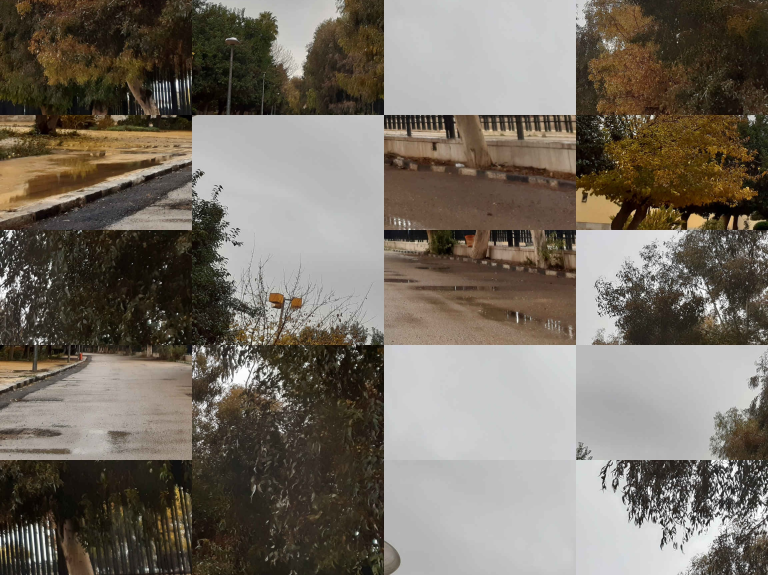
#> input picture images/uni-1_05x04_shuffled_948135.jpg, 2304 x 1725 px (shown at 1/3 size)
$ jupyter execute 'rami - detect grid shape.ipynb'
#> lines starting #> are read from the running program, lines starting #| are printed output that depends on the picture
[cell 1]
import cv2 as cv

import numpy as np
import pandas as pd

import matplotlib.pyplot as plt
import matplotlib.collections as mc
import matplotlib.patches as mp

from copy import deepcopy
from dataclasses import dataclass
from enum import Enum
from functools import total_ordering
from numpy.random import default_rng
from queue import Queue, PriorityQueue

from typing import *
from numpy.typing import NDArray

rng = default_rng(5843)

## Utilities

[cell 2]
def fix_color(src: NDArray) -> NDArray:
    return cv.cvtColor(src, cv.COLOR_BGR2RGB)

[cell 3]
def plot_image(
        img: NDArray, cmap: str | None = None, *,
        title: str | None = None, format: int = cv.COLOR_BGR2RGB
    ):

    ax: plt.Axes
    _, ax = plt.subplots(dpi=140)

    ax.set(xticks=[], yticks=[])

    if title is not None:
        ax.set_title(title)

    if cmap is None:
        ax.imshow(cv.cvtColor(img, format))
    else:
        ax.imshow(img, cmap, vmin=0, vmax=255)

[cell 4]
def plot_images(images: Sequence[tuple[str, NDArray] | None], columns: int = 3, *,
                cmap: str | None = None, title: str | None = None, format = cv.COLOR_BGR2RGB,
                cell_size: tuple[float, float]=(4., 3.), dpi=120) -> None:

    images = list(images)
    rows = (len(images) + columns) // columns
    fig, axs = plt.subplots(rows, columns, figsize=(columns * cell_size[0], rows * cell_size[1]),
                            layout='constrained', dpi=dpi)

    if title is not None:
        fig.suptitle(title)

    ax: plt.Axes
    for ax in axs.flat:
        ax.set_visible(False)

    for i, entry in enumerate(images):
        if entry is None: continue
        subtitle, img = entry

        ax: plt.Axes = axs.flat[i]
        ax.set(xticks=[], yticks=[], title=subtitle, visible=True)
        if img.shape.count == 2:
            ax.imshow(img, cmap=cmap, vmin=0, vmax=255)
        else:
            ax.imshow(cv.cvtColor(img, format))

## Detect Grid Shape

[cell 5]
image_name = 'uni-1_05x04_shuffled_948135.jpg'
image = cv.imread('../images/' + image_name)
#> image is the input picture: shape (1725, 2304, 3); mean B, G, R 98.8, 109.4, 117.1
plot_image(image, title=image_name)

[cell 6]
image_gray = cv.cvtColor(image, cv.COLOR_BGR2GRAY)
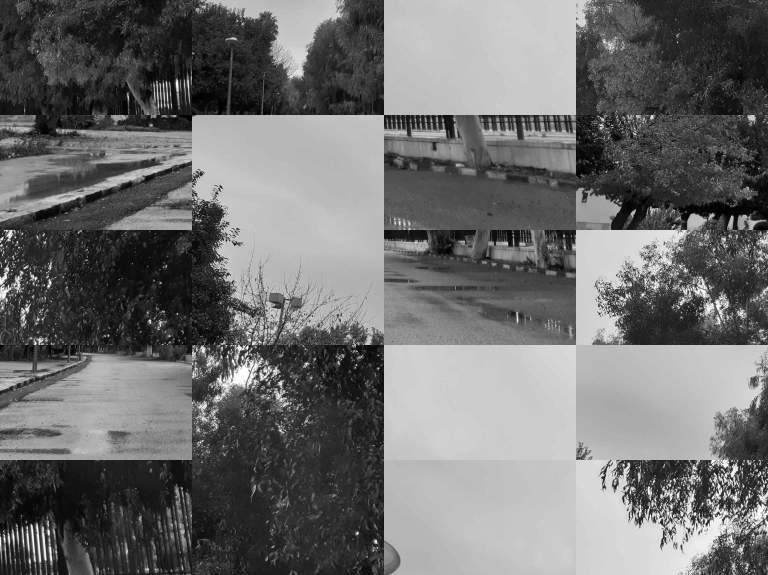
#> image_gray: shape (1725, 2304) (shown at 1/3 size); min 0, max 255, mean 110.5
plot_image(image_gray, 'gray', title=f'{image_name} in Grayscale')

[cell 7]
sobel_horizontal = cv.Sobel(image_gray, cv.CV_32F, 1, 0)
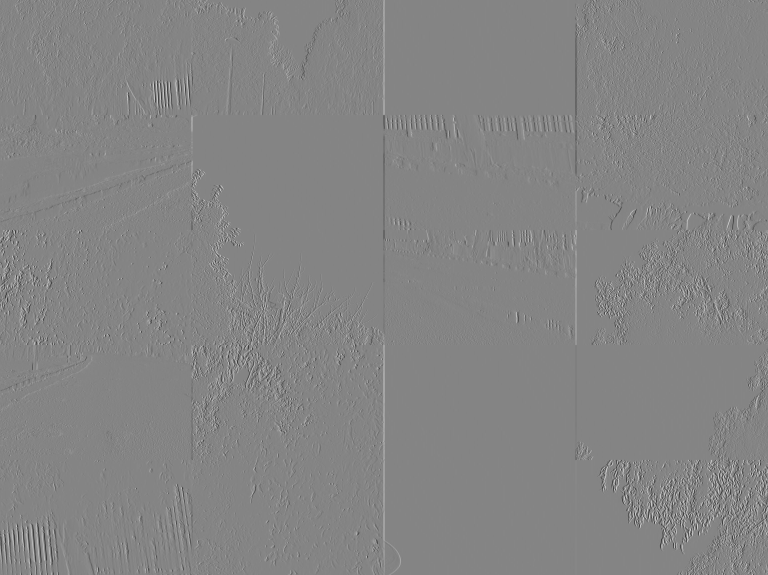
#> sobel_horizontal: shape (1725, 2304) float32 (shown at 1/3 size); min -967, max 888, mean 0; drawn with min black and max white
plot_image(np.abs(sobel_horizontal), 'magma', title=f'Horizontal Sobel of {image_name}')
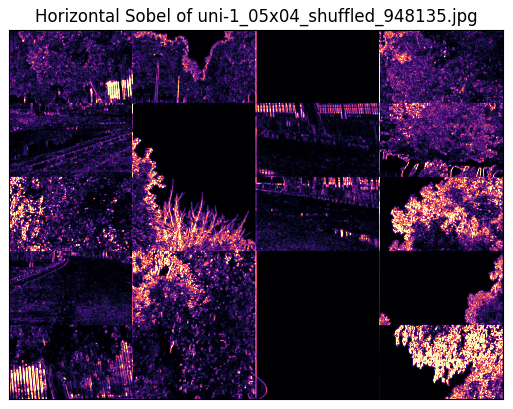
#> figure drawn by matplotlib, 1 panel

[cell 8]
sobel_vertical = cv.Sobel(image_gray, cv.CV_32F, 0, 1)
plot_image(np.abs(sobel_vertical), 'magma', title=f'Vertical Sobel of {image_name}')
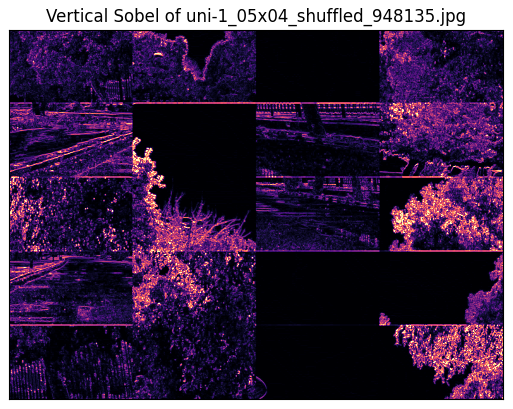
#> figure drawn by matplotlib, 1 panel

[cell 9]
def plot(y: NDArray, title: str | None = None):
    fig, ax = plt.subplots(figsize=(18, 5))
    ax: plt.Axes

    length = y.shape[0]
    mean = np.average(y)
    variance = np.average(np.square(mean - y))
    std = np.sqrt(variance)

    ax.set(xlim=[0, length], title=title)

    ax.plot(y, label='y')
    ax.axhline(mean+std*4, c='C4', label=r'$\mu + 4\sigma$')
    ax.axhline(mean+std*2, c='C3', label=r'$\mu + 2\sigma$')
    ax.axhline(mean+std, c='C2', label=r'$\mu + \sigma$')
    ax.axhline(mean, c='C1', label=r'$\mu$')

    ax.grid(ls=':')
    ax.legend()

average_horizontal = np.average(np.abs(sobel_horizontal), axis=0)
#> average_horizontal = 2304 values, max 489.9 at index 1152, min 0 at index 0, mean 38.97
plot(average_horizontal, title=f'Average Horizontal Sobel of {image_name}')
#> in plot, `mean = np.average(y)`: mean = 38.97
#> in plot, `variance = np.average(np.square(mean - y))`: variance = 752.1
#> in plot, `std = np.sqrt(variance)`: std = 27.42
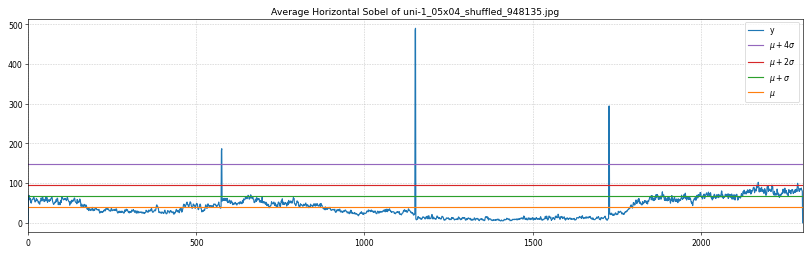
#> figure drawn by matplotlib, 1 panel; curve peaks at x = 1152, y = 489.9

[cell 10]
average_vertical = np.average(np.abs(sobel_vertical), axis=1)
#> average_vertical = 1725 values, max 392.7 at index 345, min 0 at index 0, mean 33.51
plot(average_vertical, title=f'Average Vertical Sobel of {image_name}')
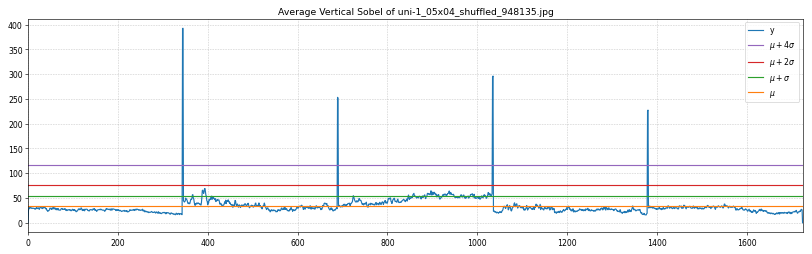
#> figure drawn by matplotlib, 1 panel; curve peaks at x = 345, y = 392.7

[cell 11]
plot(np.diff(average_horizontal), title=f'Derivative of Average Horizontal Sobel of {image_name}')
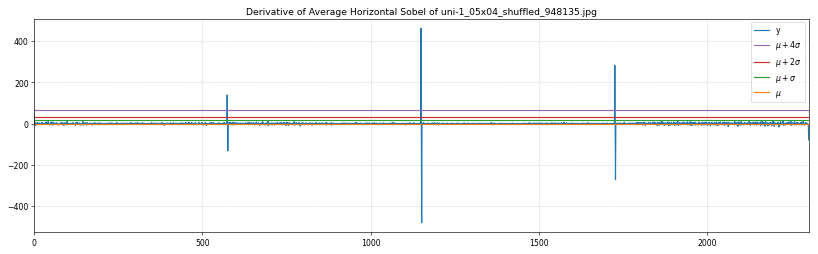
#> figure drawn by matplotlib, 1 panel; curve peaks at x = 1150, y = 462.2

[cell 12]
plot(np.diff(average_vertical), title=f'Derivative of Average Vertical Sobel of {image_name}')
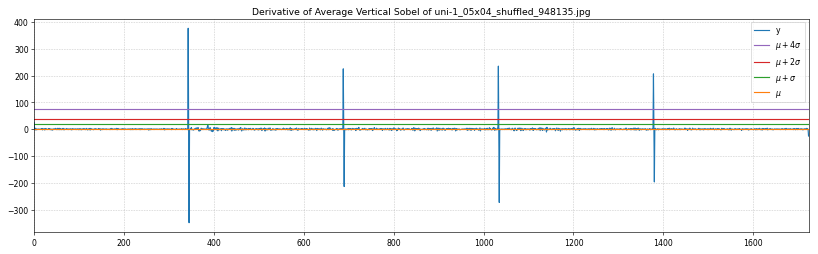
#> figure drawn by matplotlib, 1 panel; curve peaks at x = 343, y = 376

[cell 13]
def calc_std(y: NDArray) -> float:
    mean = np.average(y)
    variance = np.average(np.square(y - mean))
    return np.sqrt(variance)

threshold = 3

edges_horizontal = cv.threshold(
    np.diff(average_horizontal), calc_std(average_horizontal) * threshold,
    1, cv.THRESH_BINARY,
)[1]
#> in calc_std, `mean = np.average(y)`: mean = 38.97
#> in calc_std, `variance = np.average(np.square(y - mean))`: variance = 752.1
#> edges_horizontal = 2303 values, max 1 at index 574, min 0 at index 0, mean 0.0013

edges_vertical = cv.threshold(
    np.diff(average_vertical), calc_std(average_vertical) * threshold,
    1, cv.THRESH_BINARY,
)[1]
#> edges_vertical = 1724 values, max 1 at index 343, min 0 at index 0, mean 0.00232

[cell 14]
longest_gap = 50
edges_horizontal = cv.morphologyEx(edges_horizontal, cv.MORPH_CLOSE, np.ones(longest_gap))
#> edges_horizontal = 2303 values, max 1 at index 575, min 0 at index 0, mean 0.0013
edges_vertical = cv.morphologyEx(edges_vertical, cv.MORPH_CLOSE, np.ones(longest_gap))
#> edges_vertical = 1724 values, max 1 at index 344, min 0 at index 0, mean 0.00232

[cell 15]
def length_encode(seq: NDArray) -> Iterator[tuple[bool, int]]:
    last, counter = next(seq.flat), 1

    for element in seq.flat:
        if last == element:
            counter += 1
        else:
            yield last, counter
            last, counter = element, 1

    yield last, counter


', '.join(map(lambda x: str(x[1]), length_encode(edges_vertical > .5)))
#> Out = '345, 1, 344, 1, 344, 1, 344, 1, 344'

[cell 16]
def get_edge_length(seq: Iterator[tuple[bool, int]]) -> int:
    last_padding = 0
    last_length = -1
    min_length = -1

    for value, length in seq:
        if value and last_length != -1:
            padding = length // 2
            edge_length = last_length + last_padding + padding
            if edge_length < min_length and edge_length > longest_gap:
                min_length = edge_length

            last_padding = length - padding
            last_length = -1

        elif value:
            last_padding = length

        else:
            last_length = length

    if last_length != -1:
        edge_length = last_padding + last_length

        if edge_length < min_length and edge_length > longest_gap:
            min_length = edge_length

    return edge_length


cell_rows = get_edge_length(length_encode(edges_vertical > .5))
#> cell_rows = 345
cell_columns = get_edge_length(length_encode(edges_horizontal > .5))
#> cell_columns = 576

cell_rows, cell_columns
#> Out = (345, 576)

[cell 17]
rows = int(image.shape[0] / cell_rows + .5)
#> rows = 5
columns = int(image.shape[1] / cell_columns + .5)
#> columns = 4

rows, columns
#> Out = (5, 4)

$ run again, with images/uni-1_02x03_shuffled_948135.jpg copied over images/uni-1_05x04_shuffled_948135.jpg
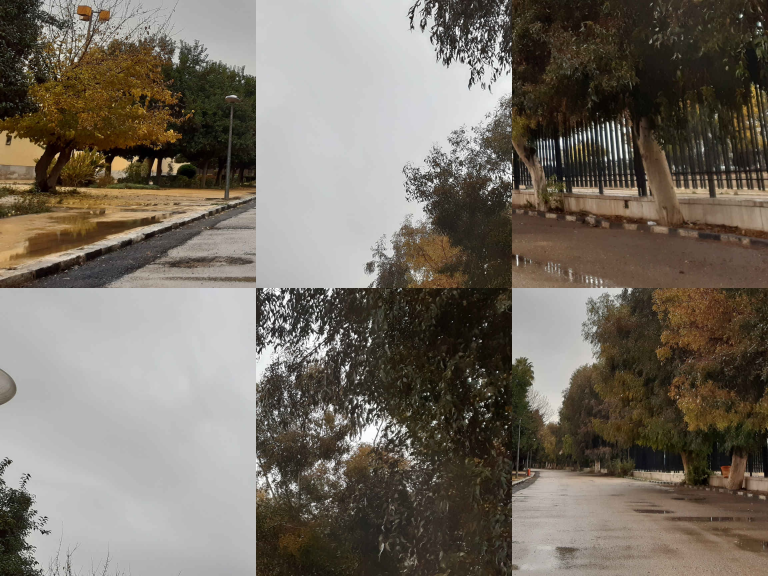
#> input picture images/uni-1_02x03_shuffled_948135.jpg, 2304 x 1728 px (shown at 1/3 size)
#> image is the input picture: shape (1728, 2304, 3); mean B, G, R 98.9, 109.5, 117.2
#> `[cell 8] sobel_vertical = cv.Sobel(image_gray, cv.CV_32F, 0, 1) plot_i..`:
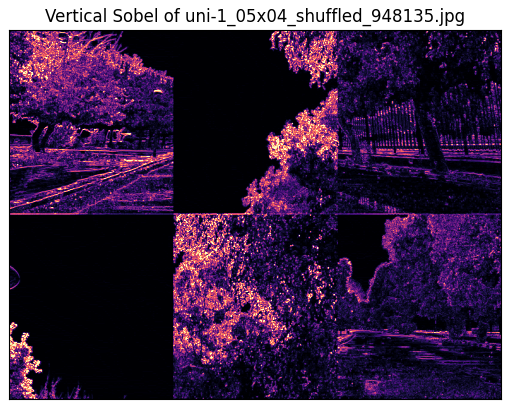
#> figure drawn by matplotlib, 1 panel
#> average_horizontal = 2304 values, max 404.8 at index 767, min 0 at index 0, mean 39.55
#> in plot, `mean = np.average(y)`: mean = 39.55
#> in plot, `variance = np.average(np.square(mean - y))`: variance = 396.1
#> std = 19.9
#> average_vertical = 1728 values, max 264 at index 863, min 0 at index 0, mean 35.27
#> `[cell 12] plot(np.diff(average_vertical), title=f'Derivative of Averag..`:
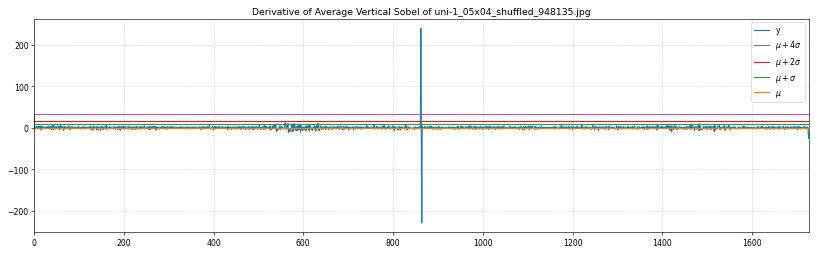
#> figure drawn by matplotlib, 1 panel; curve peaks at x = 862, y = 239.6
#> in calc_std, `mean = np.average(y)`: mean = 39.55
#> in calc_std, `variance = np.average(np.square(y - mean))`: variance = 396.1
#> `edges_horizontal = cv.threshold( np.diff(average_horizontal), calc_std..`: edges_horizontal = 2303 values, max 1 at index 766, min 0 at index 0, mean 0.000868
#> `edges_vertical = cv.threshold( np.diff(average_vertical), calc_std(ave..`: edges_vertical = 1727 values, max 1 at index 862, min 0 at index 0, mean 0.000579
#> `edges_horizontal = cv.morphologyEx(edges_horizontal, cv.MORPH_CLOSE, n..`: edges_horizontal = 2303 values, max 1 at index 767, min 0 at index 0, mean 0.000868
#> `edges_vertical = cv.morphologyEx(edges_vertical, cv.MORPH_CLOSE, np.on..`: edges_vertical = 1727 values, max 1 at index 863, min 0 at index 0, mean 0.000579
#> `', '.join(map(lambda x: str(x[1]), length_encode(edges_vertical > .5)))`: Out = '864, 1, 863'
#> cell_rows = 864
#> cell_columns = 768
#> `cell_rows, cell_columns`: Out = (864, 768)
#> rows = 2
#> columns = 3
#> `rows, columns`: Out = (2, 3)

$ run again, with images/uni-1_03x03_shuffled_948135.jpg copied over images/uni-1_05x04_shuffled_948135.jpg
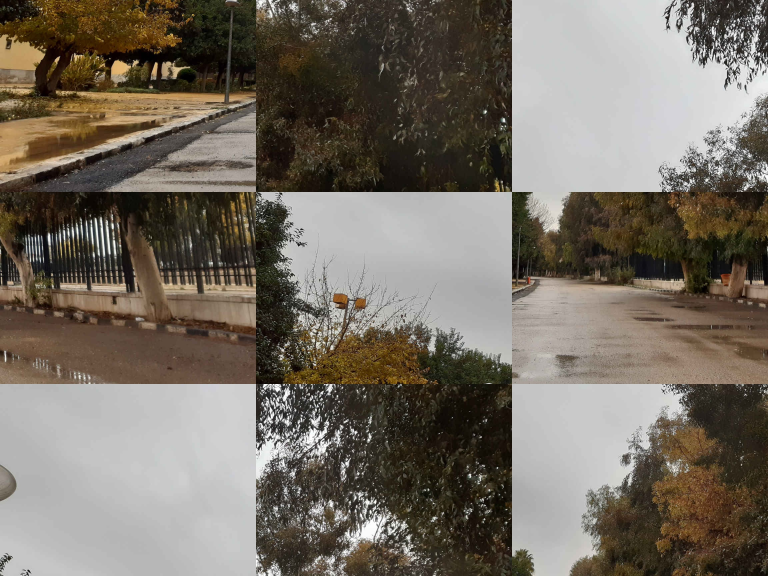
#> input picture images/uni-1_03x03_shuffled_948135.jpg, 2304 x 1728 px (shown at 1/3 size)
#> image is the input picture: shape (1728, 2304, 3); mean B, G, R 98.9, 109.5, 117.2
#> `[cell 8] sobel_vertical = cv.Sobel(image_gray, cv.CV_32F, 0, 1) plot_i..`:
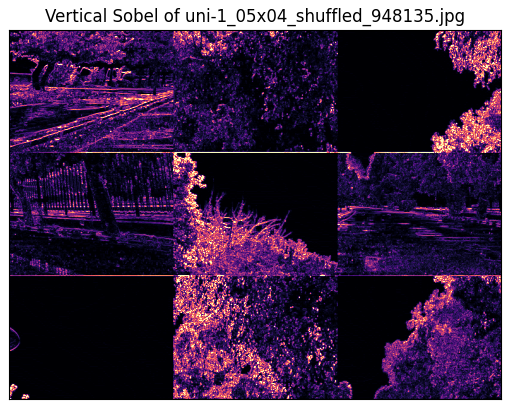
#> figure drawn by matplotlib, 1 panel
#> average_horizontal = 2304 values, max 539.9 at index 1536, min 0 at index 0, mean 39.67
#> in plot, `mean = np.average(y)`: mean = 39.67
#> in plot, `variance = np.average(np.square(mean - y))`: variance = 836
#> std = 28.91
#> average_vertical = 1728 values, max 450.6 at index 576, min 0 at index 0, mean 35.74
#> `[cell 12] plot(np.diff(average_vertical), title=f'Derivative of Averag..`:
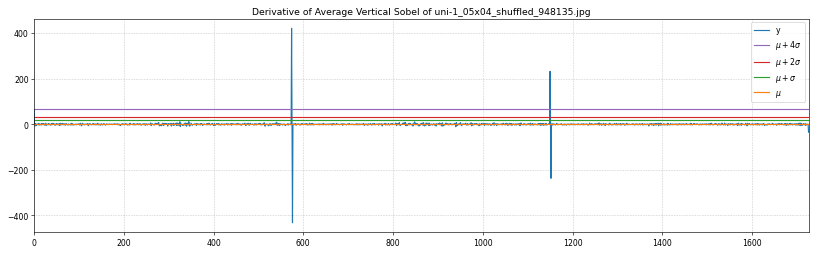
#> figure drawn by matplotlib, 1 panel; curve peaks at x = 574, y = 421.4
#> in calc_std, `mean = np.average(y)`: mean = 39.67
#> in calc_std, `variance = np.average(np.square(y - mean))`: variance = 836
#> `edges_horizontal = cv.threshold( np.diff(average_horizontal), calc_std..`: edges_horizontal = 2303 values, max 1 at index 766, min 0 at index 0, mean 0.000868
#> `edges_vertical = cv.threshold( np.diff(average_vertical), calc_std(ave..`: edges_vertical = 1727 values, max 1 at index 0, min 0 at index 1, mean 0.00174
#> `edges_horizontal = cv.morphologyEx(edges_horizontal, cv.MORPH_CLOSE, n..`: edges_horizontal = 2303 values, max 1 at index 767, min 0 at index 0, mean 0.000868
#> `edges_vertical = cv.morphologyEx(edges_vertical, cv.MORPH_CLOSE, np.on..`: edges_vertical = 1727 values, max 1 at index 0, min 0 at index 2, mean 0.00232
#> `', '.join(map(lambda x: str(x[1]), length_encode(edges_vertical > .5)))`: Out = '3, 573, 1, 575, 1, 575'
#> cell_rows = 576
#> cell_columns = 768
#> `cell_rows, cell_columns`: Out = (576, 768)
#> rows = 3
#> `rows, columns`: Out = (3, 3)
